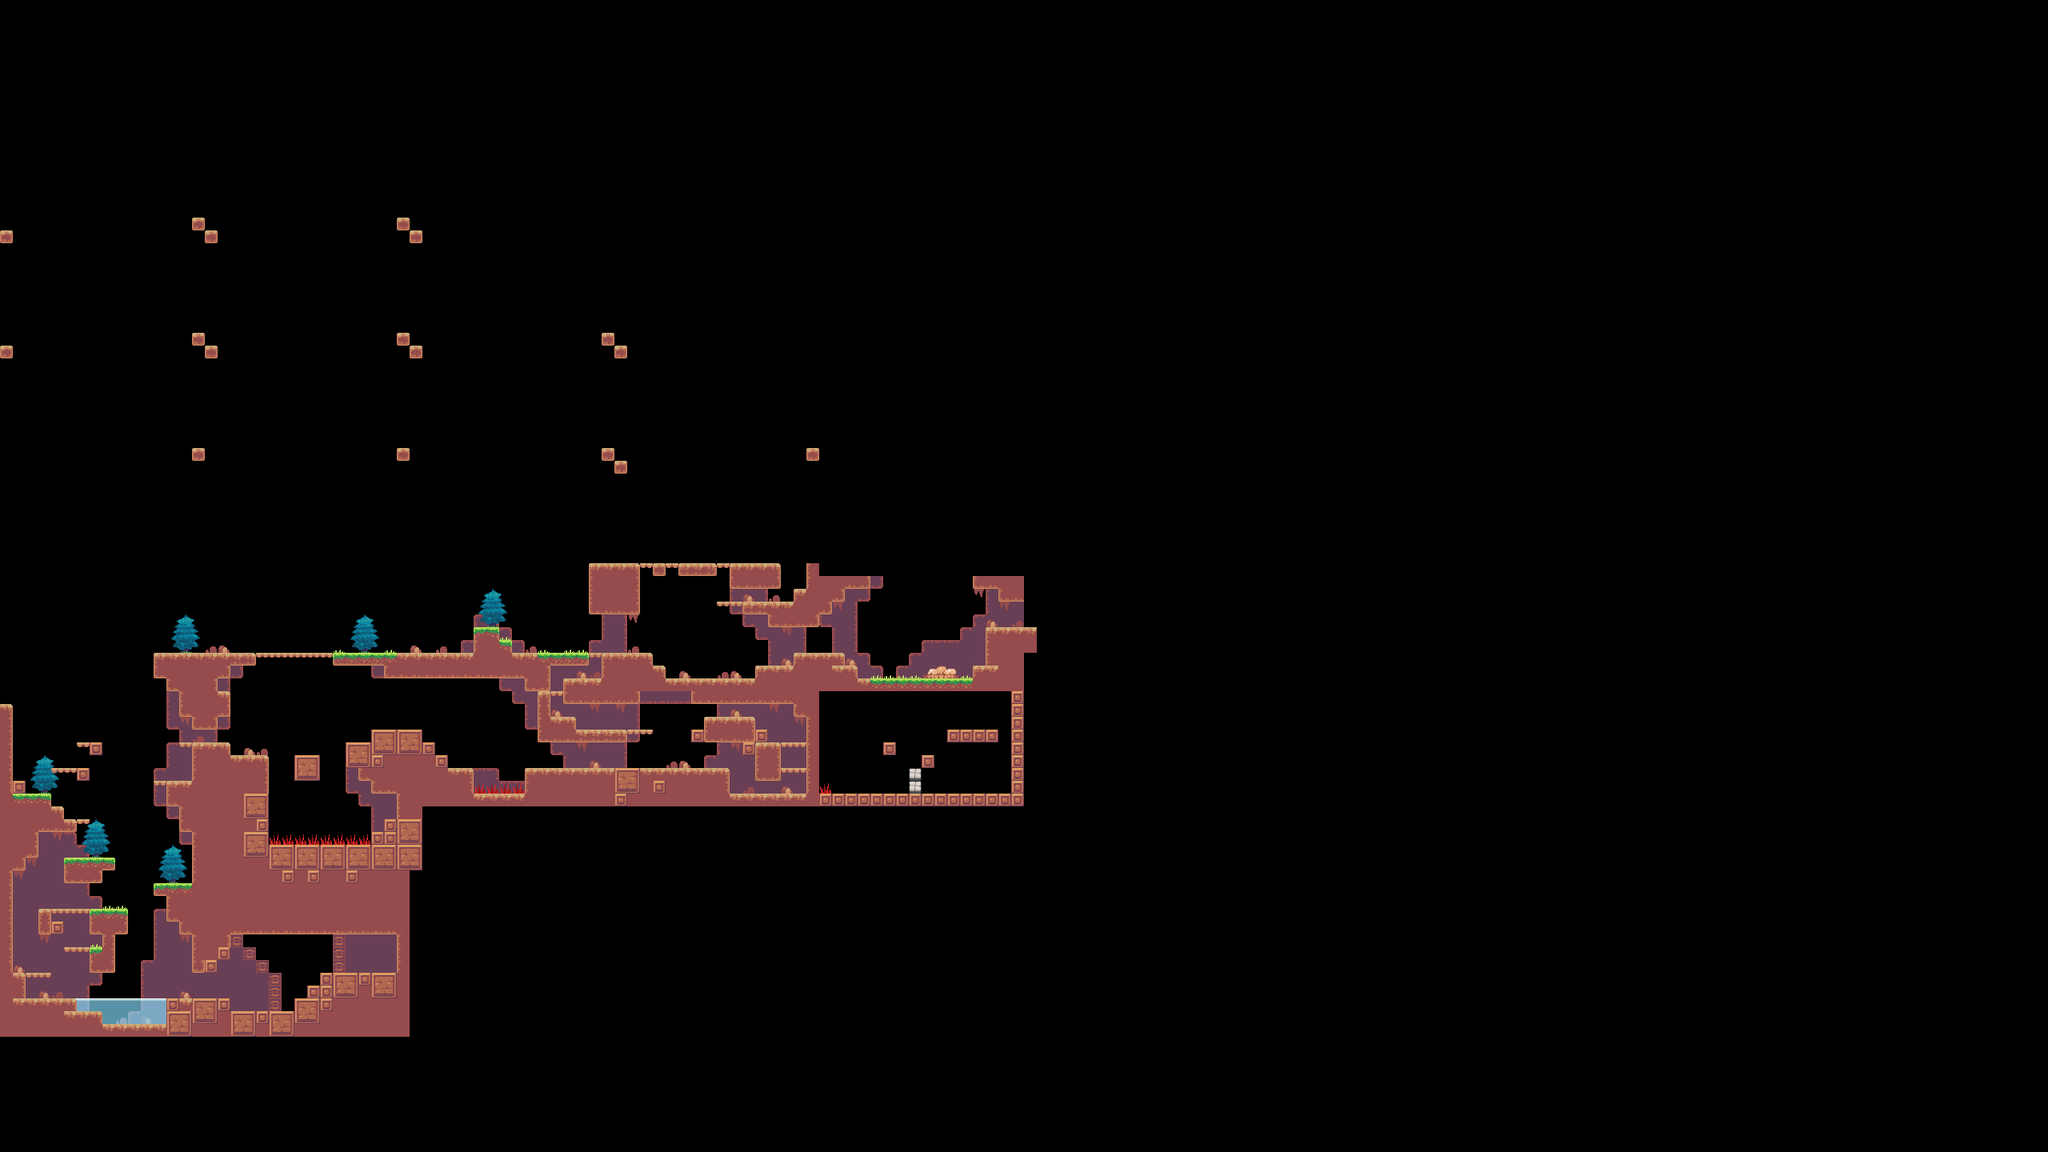

A level layout from a 2D game, rendered from its tile map. Below: a short description, then the map file with tile-grid data replaced by summaries:
An orthogonal 160x90 tile map with 16x16 px tiles, 4 tile layers (BG2, BG, WATER, FG), 2 tilesets and 18 objects (6x ambience, 5x save, 5x enemy, player, bubble).

<map version="1.0" tiledversion="2018.06.27" orientation="orthogonal" renderorder="right-down" width="160" height="90" tilewidth="16" tileheight="16" infinite="0" nextlayerid="11" nextobjectid="35">
 <tileset firstgid="1" name="tiles" tilewidth="16" tileheight="16" tilecount="512" columns="32">
  <image source="../GFX/tiles.png" width="512" height="256" />
 </tileset>
 <tileset firstgid="513" name="tiles" tilewidth="16" tileheight="16" tilecount="512" columns="32">
  <image source="../GFX/tiles.png" width="512" height="256" />
 </tileset>
 <layer id="7" name="BG2" width="160" height="90">
  <data>[14400 cells, 591 non-empty, 10 distinct tile ids]</data>
 </layer>
 <layer id="8" name="BG" width="160" height="90">
  <data>[14400 cells, 124 non-empty, 16 distinct tile ids]</data>
 </layer>
 <layer id="9" name="WATER" width="160" height="90">
  <data>[14400 cells, 20 non-empty, 2 distinct tile ids]</data>
 </layer>
 <layer id="10" name="FG" width="160" height="90">
  <data>[14400 cells, 807 non-empty, 30 distinct tile ids]</data>
 </layer>
 <objectgroup id="5" name="OBJ">
  <object id="1" name="Player" type="player" x="1168" y="832" width="16" height="16" />
  <object id="7" name="Forest" type="ambience" x="1024" y="720" width="16" height="16" />
  <object id="11" type="save" x="288" y="800" width="16" height="16" />
  <object id="13" name="#1" type="bubble" x="464" y="1184" width="16" height="16" />
  <object id="18" type="save" x="304" y="1248" width="16" height="16" />
  <object id="19" type="save" x="304" y="928" width="16" height="16" />
  <object id="20" type="save" x="1104" y="832" width="16" height="16" />
  <object id="21" name="Forest" type="ambience" x="768" y="720" width="16" height="16" />
  <object id="22" name="Forest" type="ambience" x="512" y="720" width="16" height="16" />
  <object id="23" name="Forest" type="ambience" x="256" y="720" width="16" height="16" />
  <object id="24" name="Forest" type="ambience" x="0" y="720" width="16" height="16" />
  <object id="25" name="Forest" type="ambience" x="1280" y="720" width="16" height="16" />
  <object id="27" name="E1 (rotate CW)" type="enemy" x="1104" y="912" width="16" height="16">
   <properties>
    <property name="dir" type="int" value="1" />
    <property name="movePattern" type="int" value="1" />
    <property name="path" value="0,0|32,0|32,32|0,32" />
    <property name="path_closed" type="int" value="1" />
    <property name="path_precision" type="int" value="8" />
    <property name="path_smooth" type="int" value="1" />
    <property name="path_speed" type="float" value="1" />
    <property name="path_x" type="int" value="4" />
    <property name="path_y" type="int" value="0" />
   </properties>
  </object>
  <object id="28" type="save" x="1040" y="976" width="16" height="16" />
  <object id="29" name="E1 (walk R-&gt;L)" type="enemy" x="1184" y="896" width="16" height="16">
   <properties>
    <property name="movePattern" type="int" value="0" />
    <property name="path" value="0,0|48,0" />
    <property name="path_closed" type="int" value="0" />
    <property name="path_speed" type="float" value="0.5" />
   </properties>
  </object>
  <object id="30" name="E2 (jump R-&gt;L)" type="enemy" x="1184" y="976" width="16" height="16">
   <properties>
    <property name="dir" type="int" value="1" />
    <property name="enemyType" value="1" />
    <property name="movePattern" type="int" value="2" />
    <property name="path" value="0,0|16,-32,50|32,-32,50|48,0" />
    <property name="path_precision" type="int" value="8" />
    <property name="path_smooth" type="int" value="1" />
    <property name="path_speed" type="float" value="2" />
    <property name="path_x" type="int" value="0" />
    <property name="path_y" type="int" value="0" />
   </properties>
  </object>
  <object id="32" name="E1 (rotate CCW)" type="enemy" x="1152" y="928" width="16" height="16">
   <properties>
    <property name="dir" type="int" value="-1" />
    <property name="movePattern" type="int" value="1" />
    <property name="path" value="0,0|32,0|32,32|0,32" />
    <property name="path_closed" type="int" value="1" />
    <property name="path_precision" type="int" value="8" />
    <property name="path_smooth" type="int" value="1" />
    <property name="path_speed" type="float" value="1" />
    <property name="path_x" type="int" value="4" />
    <property name="path_y" type="int" value="0" />
   </properties>
  </object>
  <object id="34" name="E1 (walk R-&gt;L)" type="enemy" x="1088" y="976" width="16" height="16">
   <properties>
    <property name="movePattern" type="int" value="0" />
    <property name="path" value="0,0|48,0" />
    <property name="path_closed" type="int" value="0" />
    <property name="path_speed" type="float" value="0.5" />
   </properties>
  </object>
 </objectgroup>
</map>
